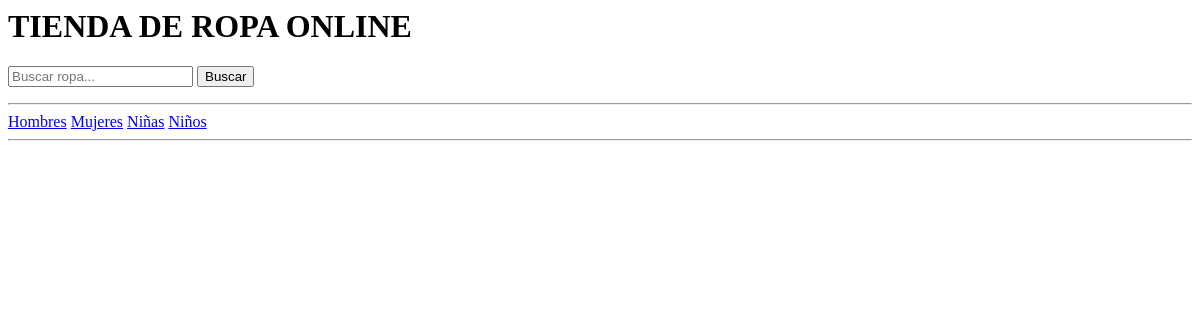
Before: / with the older database file.
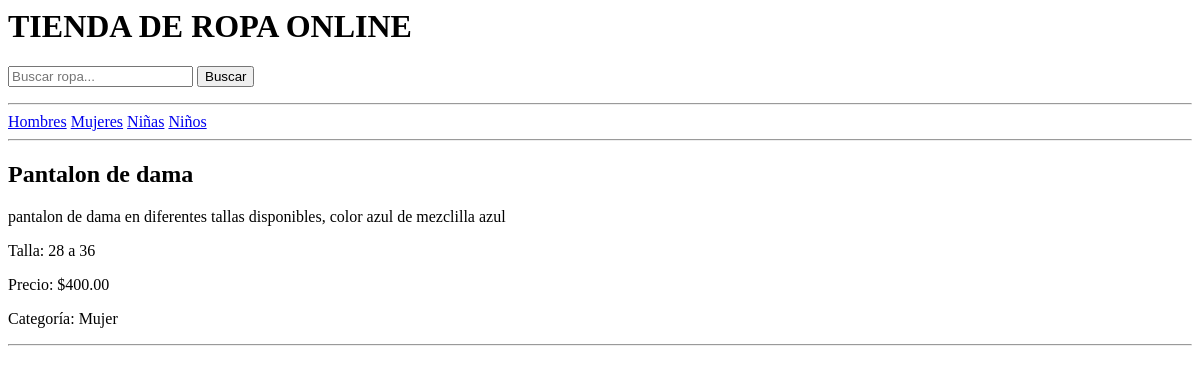
After: the same page with the newer database file.
### tienda/models.py (models this page shows, shortened)
class Producto(models.Model):
    CATEGORIAS = [
        ('Hombre', 'Hombre'),
        ('Mujer', 'Mujer'),
        ('Niña', 'Niña'),
        ('Niño', 'Niño'),
    ]
    nombre = models.CharField(max_length=100)
    descripcion = models.TextField()
    precio = models.DecimalField(max_digits=10, decimal_places=2)
    talla = models.CharField(max_length=10)
    stock = models.IntegerField()
    categoria = models.CharField(max_length=20, choices=CATEGORIAS)
    imagen = models.ImageField(upload_to='productos/', null=True, blank=True)

### tienda/views.py (the view)
# urls.py: path('', views.inicio, name='inicio'),
def inicio(request):
    productos = Producto.objects.all()
    buscar = request.GET.get('buscar')
    if buscar:
        productos = Producto.objects.filter(nombre__icontains=buscar)
    return render(request, 'inicio.html', {
        'productos': productos
    })

### tienda/templates/inicio.html
<h1>TIENDA DE ROPA ONLINE</h1>
<form method="GET">
    <input type="text" name="buscar" placeholder="Buscar ropa...">
    <button type="submit">Buscar</button>
</form>
<hr>
<a href="/hombres/">Hombres</a>
<a href="/mujeres/">Mujeres</a>
<a href="/niñas/">Niñas</a>
<a href="/niños/">Niños</a>
<hr>
{% for producto in productos %}
<h2>{{ producto.nombre }}</h2>
<p>{{ producto.descripcion }}</p>
<p>Talla: {{ producto.talla }}</p>
<p>Precio: ${{ producto.precio }}</p>
<p>Categoría: {{ producto.categoria }}</p>
<hr>
{% endfor %}

Changed rows visible on the page:
added Producto: nombre "Pantalon de dama", descripcion "pantalon de dama en diferentes tallas disponibles, color azul de mezclilla azul", talla "28 a 36", precio "400.00", categoria "Mujer"
